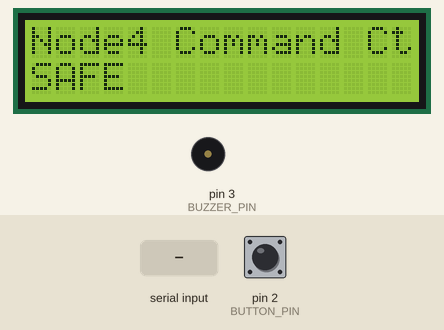
Recording of a sketch running on a simulated Arduino Uno, built with avr-gcc and run on an emulated ATmega328P. Parts: 16×2 character LCD, buzzer (waves = sounding). Inputs (shaded band) come from the test bench; at power-on: pin 2 (BUTTON_PIN) HIGH. What the sketch prints to the serial monitor is not drawn.

Above: at 1.3 s.
1.4 s: pin 2 (BUTTON_PIN) pulled LOW for 0.15 s
At 2.6 s:
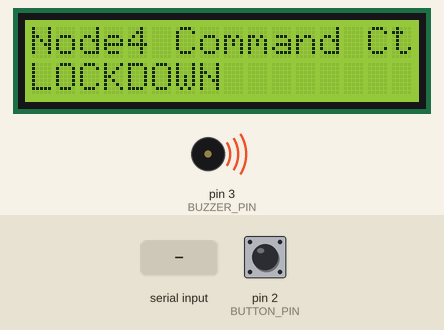
3.0 s: "BUZZER_OFF\n" received over Serial
At 3.8 s:
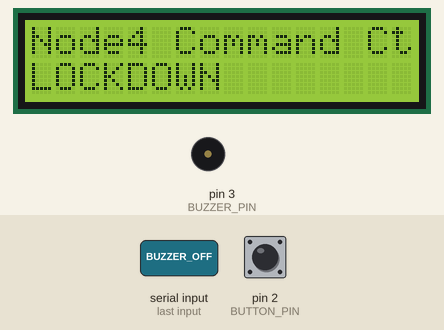
4.5 s: "LOCKDOWN_OFF\n" received over Serial
At 5.6 s:
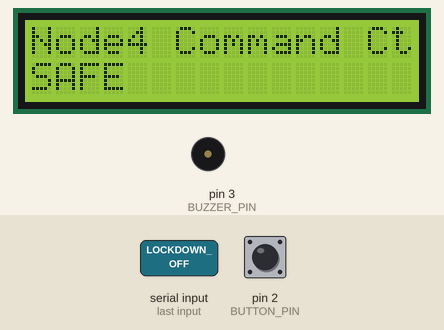
6.0 s: "BUZZER_ON\n" received over Serial
At 7.1 s:
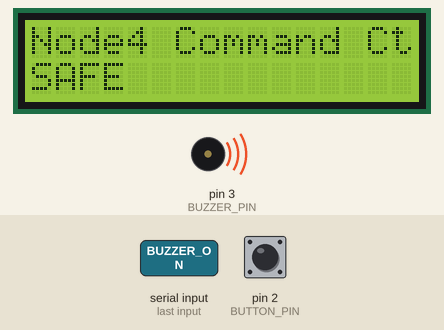
7.5 s: pin 2 (BUTTON_PIN) pulled LOW for 1 s
At 8.7 s:
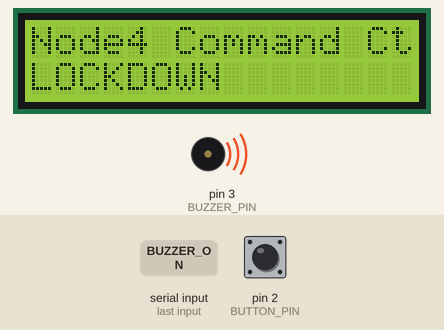
Timing chart, 0 to 10.5 s (numbered marks = the images above; inputs shaded):
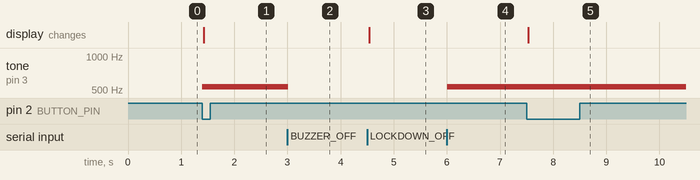

The sketch:

node4.ino
```cpp
/*
  Node 4 - Command Center
  SWE30011 Assignment 4 - Rajneesh Sharma

  Hardware:
    Push button     D2 -> switch -> GND, INPUT_PULLUP    manual emergency trigger
    Passive buzzer   D3                                   master alarm (tone())
    16x2 I2C LCD    SDA -> A4, SCL -> A5, 5V, GND         status display

  Sends one telemetry line per second, comma-separated key=value pairs -
  the same wire format as Node 3, not JSON:
    manual_emergency=false, display_state=SAFE, master_buzzer=false

  Accepts serial commands and replies with a matching ACK, same pattern
  as Node 3:
    LOCKDOWN_ON  -> ACK=LOCKDOWN_ON
    LOCKDOWN_OFF -> ACK=LOCKDOWN_OFF
    BUZZER_ON    -> ACK=BUZZER_ON
    BUZZER_OFF   -> ACK=BUZZER_OFF

  Library required (Library Manager): LiquidCrystal I2C (Frank de Brabander,
  or an equivalent hd44780 driver).
*/

#include <Wire.h>
#include <LiquidCrystal_I2C.h>

const int BUTTON_PIN = 2;
const int BUZZER_PIN = 3;
const unsigned long SAMPLE_INTERVAL = 1000;

LiquidCrystal_I2C lcd(0x27, 16, 2);  // change to 0x3F if 0x27 doesn't work

bool manualEmergency = false;
bool masterBuzzer = false;
String displayState = "SAFE";

unsigned long lastSampleTime = 0;

void setup() {
  Serial.begin(9600);
  pinMode(BUTTON_PIN, INPUT_PULLUP);
  pinMode(BUZZER_PIN, OUTPUT);
  digitalWrite(BUZZER_PIN, LOW);

  lcd.init();
  lcd.backlight();
  showDisplay();

  Serial.println("Node 4 hardware test started");
  Serial.println("Commands: LOCKDOWN_ON, LOCKDOWN_OFF, BUZZER_ON, BUZZER_OFF");
}

void loop() {
  processSerialCommands();

  bool pressed = (digitalRead(BUTTON_PIN) == LOW);
  if (pressed != manualEmergency) {
    manualEmergency = pressed;
    if (manualEmergency) {
      applyLockdown(true);
    }
  }

  if (millis() - lastSampleTime >= SAMPLE_INTERVAL) {
    lastSampleTime = millis();
    printSensorData();
  }
}

void printSensorData() {
  Serial.print("manual_emergency=");
  Serial.print(manualEmergency ? "true" : "false");

  Serial.print(", display_state=");
  Serial.print(displayState);

  Serial.print(", master_buzzer=");
  Serial.println(masterBuzzer ? "true" : "false");
}

void processSerialCommands() {
  if (!Serial.available()) {
    return;
  }

  String command = Serial.readStringUntil('\n');
  command.trim();

  if (command == "LOCKDOWN_ON") {
    applyLockdown(true);
    Serial.println("ACK=LOCKDOWN_ON");
  }
  else if (command == "LOCKDOWN_OFF") {
    applyLockdown(false);
    Serial.println("ACK=LOCKDOWN_OFF");
  }
  else if (command == "BUZZER_ON") {
    setBuzzer(true);
    Serial.println("ACK=BUZZER_ON");
  }
  else if (command == "BUZZER_OFF") {
    setBuzzer(false);
    Serial.println("ACK=BUZZER_OFF");
  }
  else if (command.length() > 0) {
    Serial.print("ERROR=UNKNOWN_COMMAND:");
    Serial.println(command);
  }
}

void applyLockdown(bool active) {
  displayState = active ? "LOCKDOWN" : "SAFE";
  setBuzzer(active);
  showDisplay();
}

void setBuzzer(bool enabled) {
  masterBuzzer = enabled;
  if (enabled) {
    tone(BUZZER_PIN, 532);
  } else {
    noTone(BUZZER_PIN);
  }
}

void showDisplay() {
  lcd.clear();
  lcd.setCursor(0, 0);
  lcd.print("Node4 Command Ctr");
  lcd.setCursor(0, 1);
  lcd.print(displayState);
}
```

Measured:
- after the input at 1.4 s, tone on pin 3 (BUZZER_PIN): silent → 532 Hz at once; the display: changes at once (image 1)
- after the input at 3.0 s, tone on pin 3 (BUZZER_PIN): 532 Hz → silent at once
- after the input at 4.5 s, the display: changes at once (image 3)
- after the input at 6.0 s, tone on pin 3 (BUZZER_PIN): silent → 532 Hz at once
- after the input at 7.5 s, the display: changes at once (image 5)
